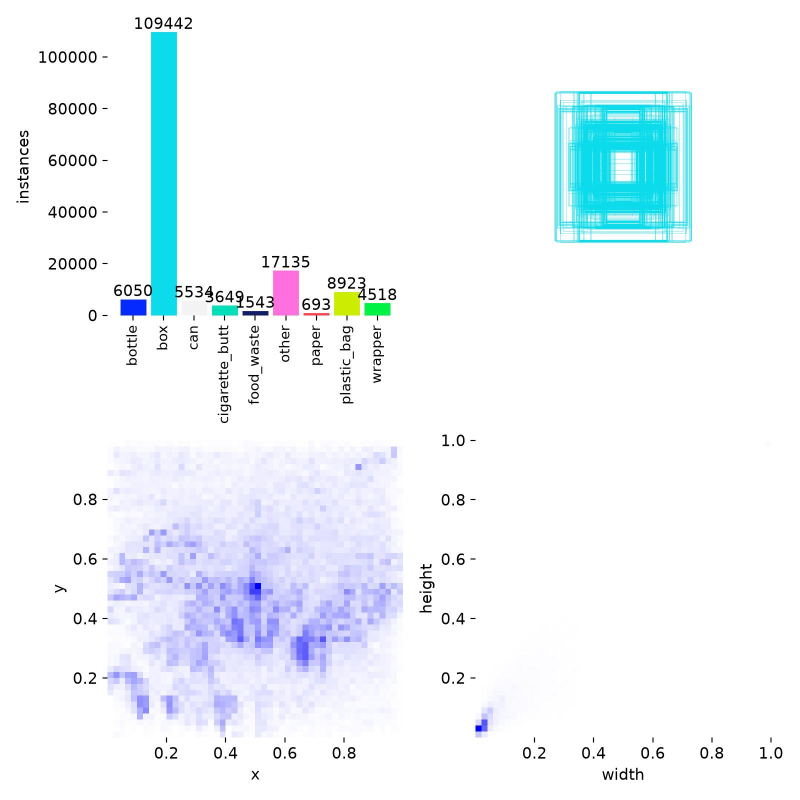
#> input picture garbage_seg_200/labels.jpg, 1600 x 1600 px, given as the content of the folder _extracted/datasets/garbage_seg_merged_full1444/images/train, which was not available (shown at 1/2 size)
$ python audit_indoor_a3.py
#> lines starting #> are read from the running program, lines starting #| are printed output that depends on the picture; pictures that were not available may be replaced by others from this repository, and a replacement may not be noted
#!/usr/bin/env python3
# -*- coding: utf-8 -*-
"""审计补充 C: 严格复验 27 对跨 split 近重复是否为真实泄漏

采用更强判据:
  - 保持宽高比的 128x128 灰度归一化互相关 (NCC)
  - 16x16 dHash Hamming
  - 双向核查: 同一 split 内的近重复对作为 dHash 假阳性基线
"""
import os
import sys
import json
from collections import defaultdict, Counter

import numpy as np
from PIL import Image

sys.path.insert(0, os.path.dirname(os.path.abspath(__file__)))
from audit_indoor_a import MERGED, EXPERIMENT_DIR, SPLITS

SPLITS_ = SPLITS


def load_gray(path, size=128):
    with Image.open(path) as im:
        im = im.convert("L")
        w, h = im.size
        s = size / max(w, h)
        im = im.resize((max(1, int(round(w * s))), max(1, int(round(h * s)))), Image.BILINEAR)
        a = np.asarray(im, dtype=np.float32)
    # letterbox 到 size x size
    canvas = np.zeros((size, size), dtype=np.float32)
    canvas[:a.shape[0], :a.shape[1]] = a
    return canvas


def ncc(a, b):
    a = a - a.mean()
    b = b - b.mean()
    d = (np.sqrt((a * a).sum()) * np.sqrt((b * b).sum()))
    return float((a * b).sum() / d) if d > 1e-6 else 0.0


def dhash16(path, size=16):
#> called with size = 16
    with Image.open(path) as im:
#> im is the input picture: PIL image 1600x1600 RGB; mean R, G, B 240, 246.5, 251
        im = im.convert("L").resize((size + 1, size), Image.BILINEAR)
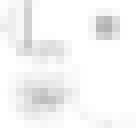
#> im: PIL image 17x16 L (shown 8 times larger); min 179, max 255, mean 245
        px = np.asarray(im, dtype=np.int16)
    bits = 0
    for v in (px[:, 1:] > px[:, :-1]).flatten():
        bits = (bits << 1) | int(v)
#> this loop made 256 passes
#> (v, bits) on passes 2 to 4: (False, 0), (False, 0), (True, 1)
#> after the loop, bits = 10856115890707299338050000851033238247458372678261309420445639016965916067076
    return bits


def ham(a, b):
    return bin(a ^ b).count("1")


# 收集全部图片
files = []
meta = {}
for sp in SPLITS_:
    idir = os.path.join(MERGED, "images", sp)
    for fn in sorted(os.listdir(idir)):
        p = os.path.join(idir, fn)
        files.append(p)
        meta[p] = {"split": sp, "fn": fn}

print(f"图片总数 {len(files)}")

# 16x16 dHash 分组 (Hamming<=10, 更接近真实近重复)
dh = {}
for p in files:
    dh[p] = dhash16(p)
keys = list(dh.keys())
#> keys = 3 items
groups = defaultdict(list)
for i in range(len(keys)):
    for j in range(i + 1, len(keys)):
        if ham(dh[keys[i]], dh[keys[j]]) <= 10:
            groups[keys[i]].append(keys[j])
#> this loop made 3 passes

# 并查集合并
parent = {p: p for p in files}


def find(x):
    while parent[x] != x:
        parent[x] = parent[parent[x]]
        x = parent[x]
    return x


def union(a, b):
    ra, rb = find(a), find(b)
    if ra != rb:
        parent[ra] = rb


for a, bs in groups.items():
    for b in bs:
        union(a, b)

comp = defaultdict(list)
for p in files:
    comp[find(p)].append(p)

multi = [v for v in comp.values() if len(v) > 1]
print(f"16x16 dHash(H<=10) 近重复组数 = {len(multi)}")

cross_real = []
same = 0
for g in multi:
    sps = {meta[p]["split"] for p in g}
    if len(sps) > 1:
        # 严格复验: 组内任意两两 NCC
        gray = {p: load_gray(p) for p in g}
#> in load_gray, `im = im.convert("L")`:
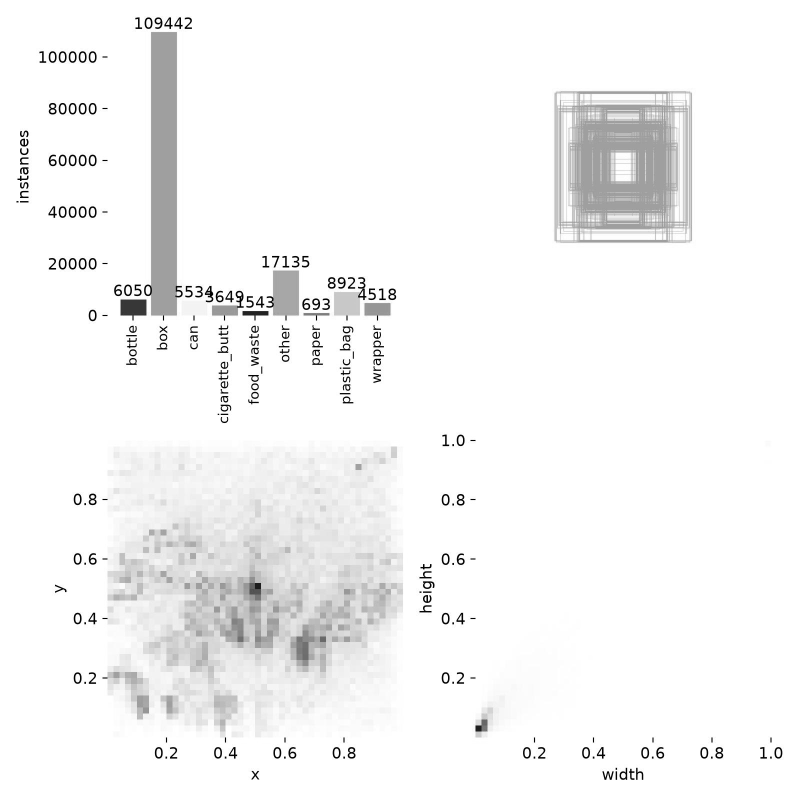
#> im: PIL image 1600x1600 L (shown at 1/2 size); min 0, max 255, mean 245.1
#> in load_gray, `im = im.resize((max(1, int(round(w * s))), max(1, int(round(h * s)))),..`:
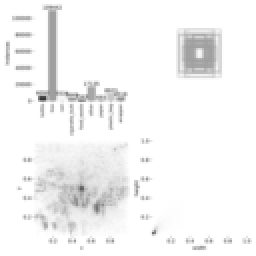
#> im: PIL image 128x128 L (shown 2 times larger); min 55, max 255, mean 245.1
#> gray = 3 items
        worst = 1.0
        best = -1.0
        for i in range(len(g)):
            for j in range(i + 1, len(g)):
                v = ncc(gray[g[i]], gray[g[j]])
                best = max(best, v)
                worst = min(worst, v)
#> this loop made 3 passes
#> pass 1, in ncc, `a = a - a.mean()`:
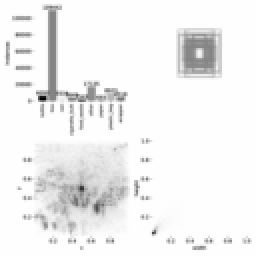
#> a: shape (128, 128) float32 (shown 2 times larger); min -190.1, max 9.94, mean 0; drawn with min black and max white
        dims = {p: Image.open(p).size for p in g}
#> dims = 3 items
        cross_real.append({
            "files": [meta[p]["fn"] for p in g],
            "splits": sorted(sps),
            "ncc_max": round(best, 4),
            "ncc_min": round(worst, 4),
            "dims": {meta[p]["fn"]: dims[p] for p in g},
            "verdict": "REAL_LEAK" if best >= 0.90 else "FALSE_POSITIVE",
        })
    else:
        same += 1

print(f"跨 split 组数 = {len(cross_real)}   组内同 split 组数 = {same}")
#| 跨 split 组数 = 1   组内同 split 组数 = 0
real = [c for c in cross_real if c["verdict"] == "REAL_LEAK"]
#> real = 1 item
print(f"判定为真实泄漏(组内最大NCC>=0.90) = {len(real)}")
#| 判定为真实泄漏(组内最大NCC>=0.90) = 1
for c in sorted(cross_real, key=lambda x: -x["ncc_max"])[:40]:
    print(f"  ncc_max={c['ncc_max']:.3f} splits={c['splits']} n={len(c['files'])} {c['verdict']}")
    for f in c["files"][:4]:
        print(f"        {f}  dims={c['dims'][f]}")
#> this loop made 1 pass
#|   ncc_max=1.000 splits=['test', 'train', 'val'] n=3 REAL_LEAK
#|         labels.jpg  dims=(1600, 1600)
#|         labels.jpg  dims=(1600, 1600)
#|         labels.jpg  dims=(1600, 1600)

json.dump({"n_groups_multi": len(multi),
           "n_cross_split_groups": len(cross_real),
           "n_real_leak": len(real),
           "details": cross_real},
          open(os.path.join(EXPERIMENT_DIR, "data_audit_leakcheck.json"), "w"),
          ensure_ascii=False, indent=2)
print("\n严格泄漏复验完成")
